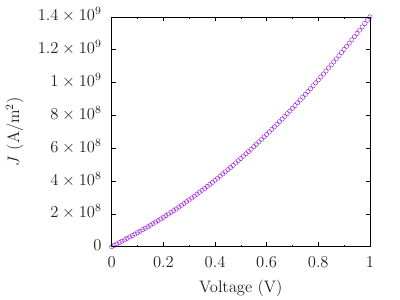

This chart was generated by the following gnuplot code:
set term epslatex 8 standalone size 4.0,3.0 font ",12"
set output "fig1.tex"

set xlabel 'Voltage (V)'
set ylabel '$J$ (A/m$^2$)'

set xtics 0.2
set mxtics 2

plot "current_long.dat" u ($1):($2) w p pt 6 notitle,\

set output
system('latex fig1.tex && dvips fig1.dvi && ps2pdf fig1.ps')
